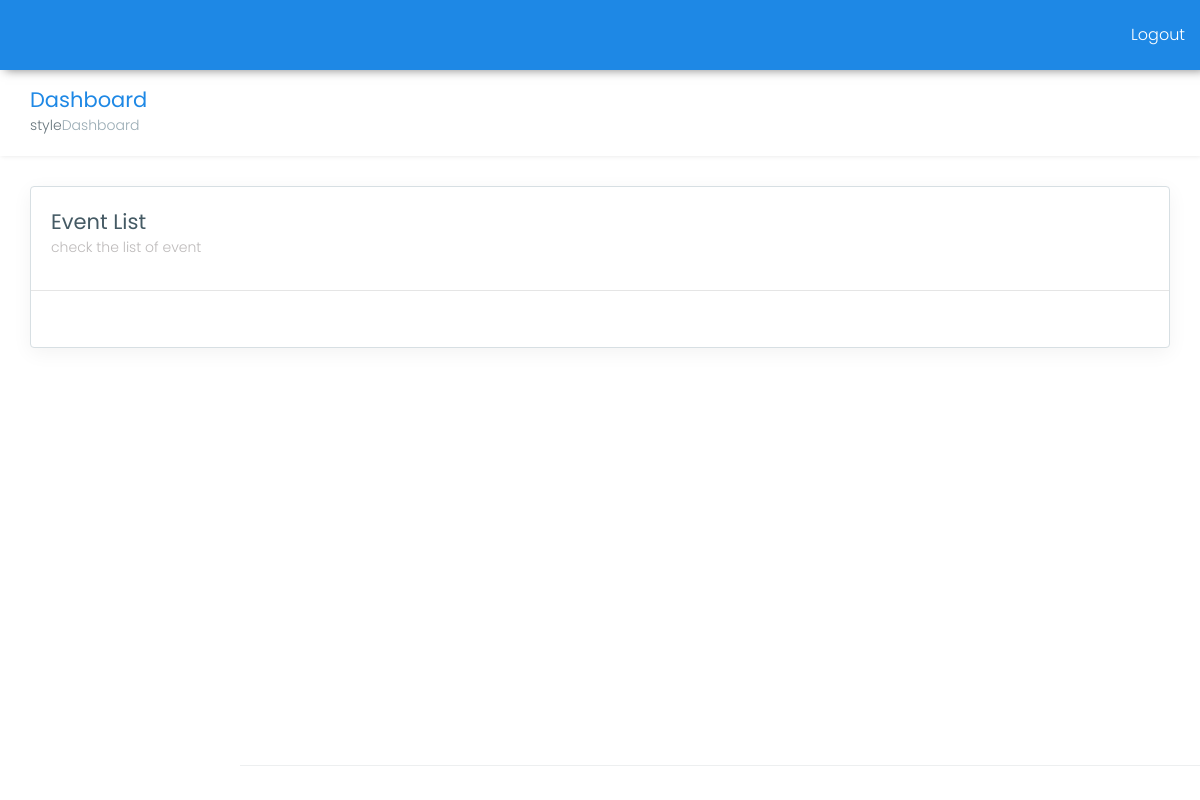
The page /dashboard/event_category/OutDoor on the database as committed earlier.
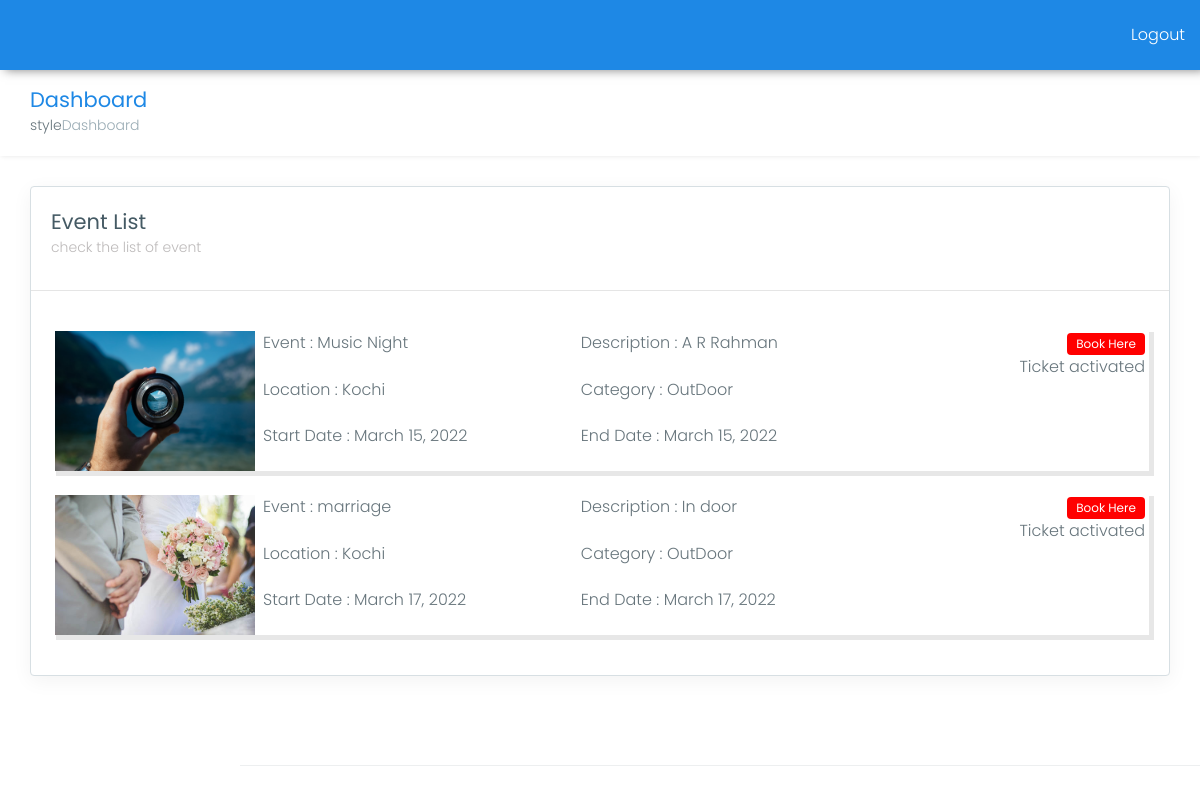
The same page on the database as committed later.
### DemoApp/models.py (models this page shows, shortened)
class Events(models.Model):
    title=models.CharField(max_length=100)
    description=models.CharField(max_length=250)
    location=models.CharField(max_length=100)
    start_date=models.DateField(blank=True,null=True)
    end_date=models.DateField(null=True)
    image=models.ImageField(upload_to='uploaded_picture',blank=True,null=True)
    categories=models.ForeignKey(Categories,on_delete=models.CASCADE, null=True)
    published=models.BooleanField(default=False)
    paid=models.BooleanField(default=False)
    owner = models.ForeignKey(to=User, on_delete=models.CASCADE)

class Categories(models.Model):
    category=models.CharField(max_length=100)
    def __str__(self):
        return self.category

### DemoApp/views.py (the view)
# urls.py: path('dashboard/event_category/<str:category>',views.EventCatagory,name='eventcatagory'),
def EventCatagory(request,category):
    print("event_db",category)
    cat_db=Events.objects.filter(categories__category=category)
    context={
        'cat_db':cat_db,
        }
    return render(request, 'category.html',context=context)

### DemoApp/templates/category.html (shortened to what this page needs)
<!DOCTYPE html>
<html lang="en">
<head>
    <link href="{{STATIC_URL}}assets/plugins/bootstrap/css/bootstrap.min.css" rel="stylesheet">
    <link href="{{STATIC_URL}}assets/plugins/chartist-js/dist/chartist.min.css" rel="stylesheet">
    <link href="{{STATIC_URL}}assets/plugins/chartist-js/dist/chartist-init.css" rel="stylesheet">
    <link href="{{STATIC_URL}}assets/plugins/chartist-plugin-tooltip-master/dist/chartist-plugin-tooltip.css" rel="stylesheet">
    <link href="{{STATIC_URL}}assets/plugins/css-chart/css-chart.css" rel="stylesheet">
    <link href="{{STATIC_URL}}assets/plugins/morrisjs/morris.css" rel="stylesheet">
    <link href="{{STATIC_URL}}css/style.css" rel="stylesheet">
    <link href="{{STATIC_URL}}css/main.css" rel="stylesheet">
    <link href="{{STATIC_URL}}css/colors/blue.css" id="theme" rel="stylesheet">
</head>
<body class="fix-header fix-sidebar card-no-border">
    <div id="main-wrapper">
        <header class="topbar">
            <nav class="navbar top-navbar navbar-expand-md navbar-light">
                <div class="navbar-collapse">
                    <ul class="navbar-nav  mt-md-0" style="margin-left:auto;">
                        <li class="nav-item" >
                            <a href="/logout" style="color:white !important;">Logout </a>
                        </li>
                    </ul>
            </nav>
        </header>
        <div class="">
            <div class="container-fluid">
                <div class="row page-titles">
                    <div class="col-md-5 col-8 align-self-center">
                        <h3 class="text-themecolor m-b-0 m-t-0">Dashboard</h3>
                        <ol class="breadcrumb">style
                            <li class="breadcrumb-item active">Dashboard</li>
                        </ol>
                    </div>
                </div>
                <div class="row">
                    <div class="col-12">
                        <div class="card">
                            <div class="row">
                                <div class="col-lg-3 col-md-12 col-sm-12">
                                    <div class="card-body">
                                        <h3>Event List</h3>
                                        <h6 class="card-subtitle m-b-0">check the list of event</h6>
                                    </div>
                                </div>
                            </div>
                            <div>
                                <hr class="m-t-0">
                            </div>
                            <div class="event_main">
                            {% for i in cat_db%}
                                <div class="event_content">
                                    <div class="event_img_frame">
                                        <img src="{{i.image.url}}" class="event_img">
                                    </div>
                                    <div class="event_details">
                                        <div>Event : {{i.title}}</div>
                                        <div>Description : {{i.description}}</div>
                                        <div>Location : {{i.location}}</div>
                                        <div>Category : {{i.categories}}</div>
                                        <div>Start Date : {{i.start_date}}</div>
                                        <div>End Date : {{i.end_date}}</div>
                                    </div>
                                    <div class="event_btn_sec">
                                        <div>
                                            <button type="button" class="btn event_book_btn">Book Here</button>
                                        </div>
                                        <div>
                                            {%if i.paid == True %}
                                                Ticket activated
                                            {%else%}
                                                Ticket not activated
                                            {% endif%}
                                        </div>
                                    </div>
                                </div>
                            {% endfor %}
                            </div>
                        </div>
                    </div>
                </div>
            <footer class="footer"></footer>
        </div>
    </div>
</body>
</html>

### static/css/main.css (style rules this page uses)
.event_main { display:flex; flex-direction: column; margin:20px; }
.event_content { width:100%; display:grid; grid-template-columns: 2fr 8fr 3fr; grid-column-gap: 8px; grid-column-column: 8px; margin-bottom:20px; box-shadow: 5px 5px #7a7a7a2e; padding:4px; padding-bottom:0px; }
.event_content > div:last-child { margin-left:auto; }
.event_img { width:100%; height:100%; }
.event_img_frame { width:200px; height:140px; }
.event_details { display:grid; grid-template-columns: 1fr 1fr; }
.event_book_btn { background-color:red; color:white; padding: 1px 8px; font-size: 12px; }
.event_btn_sec { display: flex; flex-direction: column; align-items: flex-end; }

### static/css/colors/blue.css (style rules this page uses)
.topbar { background: #1e88e5; }
.text-themecolor { color: #1e88e5 !important; }

Rows that differ between the two databases and show on the page:
now on this page (row edited): Events: image (picture), title "Music Night", description "A R Rahman", location "Kochi", categories "OutDoor", start_date "March 15, 2022", end_date "March 15, 2022", paid "Ticket activated"
now on this page (row edited): Events: image (picture), title "marriage", description "In door", location "Kochi", categories "OutDoor", start_date "March 17, 2022", end_date "March 17, 2022", paid "Ticket activated"
